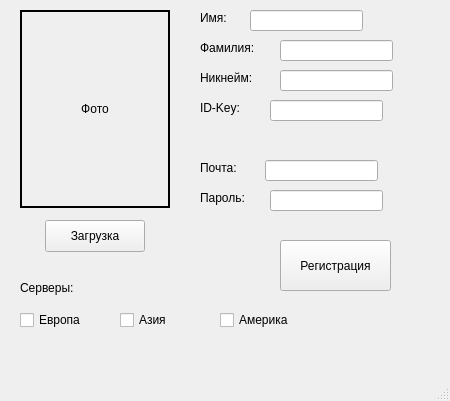
<?xml version="1.0" encoding="UTF-8"?>
<ui version="4.0">
 <class>MainWindow</class>
 <widget class="QMainWindow" name="MainWindow">
  <property name="geometry">
   <rect>
    <x>0</x>
    <y>0</y>
    <width>450</width>
    <height>401</height>
   </rect>
  </property>
  <property name="windowTitle">
   <string>MainWindow</string>
  </property>
  <widget class="QWidget" name="centralwidget">
   <widget class="QLabel" name="label_Photo">
    <property name="geometry">
     <rect>
      <x>20</x>
      <y>10</y>
      <width>150</width>
      <height>198</height>
     </rect>
    </property>
    <property name="styleSheet">
     <string notr="true">border: 2px solid black;</string>
    </property>
    <property name="text">
     <string>Фото</string>
    </property>
    <property name="scaledContents">
     <bool>true</bool>
    </property>
    <property name="alignment">
     <set>Qt::AlignmentFlag::AlignCenter</set>
    </property>
   </widget>
   <widget class="QPushButton" name="btn_UploadPhoto">
    <property name="geometry">
     <rect>
      <x>45</x>
      <y>220</y>
      <width>100</width>
      <height>32</height>
     </rect>
    </property>
    <property name="styleSheet">
     <string notr="true"/>
    </property>
    <property name="text">
     <string>Загрузка</string>
    </property>
   </widget>
   <widget class="QLabel" name="label_2">
    <property name="geometry">
     <rect>
      <x>20</x>
      <y>280</y>
      <width>71</width>
      <height>16</height>
     </rect>
    </property>
    <property name="text">
     <string>Серверы:</string>
    </property>
   </widget>
   <widget class="QCheckBox" name="checkBox_Europe">
    <property name="geometry">
     <rect>
      <x>20</x>
      <y>310</y>
      <width>85</width>
      <height>20</height>
     </rect>
    </property>
    <property name="text">
     <string>Европа</string>
    </property>
   </widget>
   <widget class="QCheckBox" name="checkBox_Asia">
    <property name="geometry">
     <rect>
      <x>120</x>
      <y>310</y>
      <width>85</width>
      <height>20</height>
     </rect>
    </property>
    <property name="text">
     <string>Азия</string>
    </property>
   </widget>
   <widget class="QCheckBox" name="checkBox_America">
    <property name="geometry">
     <rect>
      <x>220</x>
      <y>310</y>
      <width>85</width>
      <height>20</height>
     </rect>
    </property>
    <property name="text">
     <string>Америка</string>
    </property>
   </widget>
   <widget class="QPushButton" name="btn_Register">
    <property name="geometry">
     <rect>
      <x>280</x>
      <y>240</y>
      <width>111</width>
      <height>51</height>
     </rect>
    </property>
    <property name="text">
     <string>Регистрация</string>
    </property>
   </widget>
   <widget class="QLabel" name="label_3">
    <property name="geometry">
     <rect>
      <x>200</x>
      <y>10</y>
      <width>58</width>
      <height>16</height>
     </rect>
    </property>
    <property name="text">
     <string>Имя:</string>
    </property>
   </widget>
   <widget class="QLabel" name="label_4">
    <property name="geometry">
     <rect>
      <x>200</x>
      <y>40</y>
      <width>71</width>
      <height>16</height>
     </rect>
    </property>
    <property name="text">
     <string>Фамилия:</string>
    </property>
   </widget>
   <widget class="QLabel" name="label_5">
    <property name="geometry">
     <rect>
      <x>200</x>
      <y>70</y>
      <width>71</width>
      <height>16</height>
     </rect>
    </property>
    <property name="text">
     <string>Никнейм:</string>
    </property>
   </widget>
   <widget class="QLabel" name="label_6">
    <property name="geometry">
     <rect>
      <x>200</x>
      <y>100</y>
      <width>58</width>
      <height>16</height>
     </rect>
    </property>
    <property name="text">
     <string>ID-Key:</string>
    </property>
   </widget>
   <widget class="QLabel" name="label_7">
    <property name="geometry">
     <rect>
      <x>200</x>
      <y>160</y>
      <width>58</width>
      <height>16</height>
     </rect>
    </property>
    <property name="text">
     <string>Почта:</string>
    </property>
   </widget>
   <widget class="QLabel" name="label_8">
    <property name="geometry">
     <rect>
      <x>200</x>
      <y>190</y>
      <width>58</width>
      <height>16</height>
     </rect>
    </property>
    <property name="text">
     <string>Пароль:</string>
    </property>
   </widget>
   <widget class="QLineEdit" name="lineEdit_Surname">
    <property name="geometry">
     <rect>
      <x>280</x>
      <y>40</y>
      <width>113</width>
      <height>21</height>
     </rect>
    </property>
   </widget>
   <widget class="QLineEdit" name="lineEdit_Name">
    <property name="geometry">
     <rect>
      <x>250</x>
      <y>10</y>
      <width>113</width>
      <height>21</height>
     </rect>
    </property>
   </widget>
   <widget class="QLineEdit" name="lineEdit_Nickname">
    <property name="geometry">
     <rect>
      <x>280</x>
      <y>70</y>
      <width>113</width>
      <height>21</height>
     </rect>
    </property>
   </widget>
   <widget class="QLineEdit" name="lineEdit_ID">
    <property name="geometry">
     <rect>
      <x>270</x>
      <y>100</y>
      <width>113</width>
      <height>21</height>
     </rect>
    </property>
   </widget>
   <widget class="QLineEdit" name="lineEdit_Email">
    <property name="geometry">
     <rect>
      <x>265</x>
      <y>160</y>
      <width>113</width>
      <height>21</height>
     </rect>
    </property>
   </widget>
   <widget class="QLineEdit" name="lineEdit_Password">
    <property name="geometry">
     <rect>
      <x>270</x>
      <y>190</y>
      <width>113</width>
      <height>21</height>
     </rect>
    </property>
   </widget>
  </widget>
  <widget class="QMenuBar" name="menubar">
   <property name="geometry">
    <rect>
     <x>0</x>
     <y>0</y>
     <width>450</width>
     <height>33</height>
    </rect>
   </property>
  </widget>
  <widget class="QStatusBar" name="statusbar"/>
 </widget>
 <resources/>
 <connections/>
</ui>
